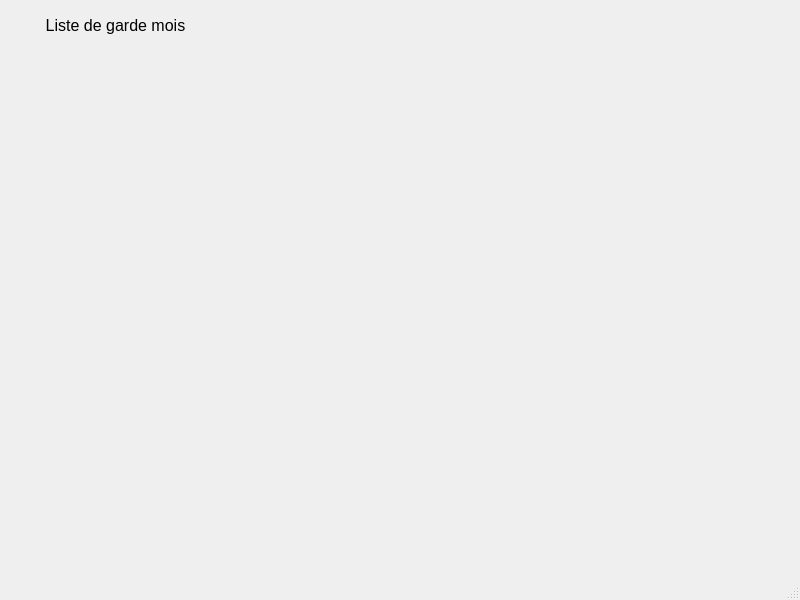
<?xml version="1.0" encoding="UTF-8"?>
<ui version="4.0">
 <class>MainWindow</class>
 <widget class="QMainWindow" name="MainWindow">
  <property name="geometry">
   <rect>
    <x>0</x>
    <y>0</y>
    <width>800</width>
    <height>600</height>
   </rect>
  </property>
  <property name="sizePolicy">
   <sizepolicy hsizetype="Fixed" vsizetype="Fixed">
    <horstretch>0</horstretch>
    <verstretch>0</verstretch>
   </sizepolicy>
  </property>
  <property name="minimumSize">
   <size>
    <width>800</width>
    <height>600</height>
   </size>
  </property>
  <property name="maximumSize">
   <size>
    <width>800</width>
    <height>600</height>
   </size>
  </property>
  <property name="windowTitle">
   <string>Planing de garde urgence</string>
  </property>
  <widget class="QWidget" name="centralwidget">
   <widget class="QLabel" name="label">
    <property name="geometry">
     <rect>
      <x>0</x>
      <y>10</y>
      <width>231</width>
      <height>31</height>
     </rect>
    </property>
    <property name="font">
     <font>
      <pointsize>12</pointsize>
     </font>
    </property>
    <property name="text">
     <string>Liste de garde mois</string>
    </property>
    <property name="alignment">
     <set>Qt::AlignCenter</set>
    </property>
   </widget>
  </widget>
  <widget class="QStatusBar" name="statusbar"/>
 </widget>
 <resources/>
 <connections/>
</ui>
